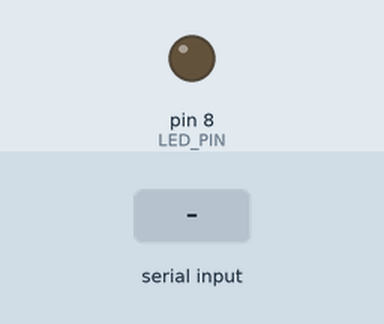
Simulated run of this sketch. Board: Arduino Uno, built with avr-gcc and run on an emulated ATmega328P. On the bench: output pins drawn as LEDs (lit = HIGH). The inputs (shaded band) are chosen by the test bench.

Above: at 1.2 s.
1.3 s: "1" received over the second serial link
At 2.5 s:
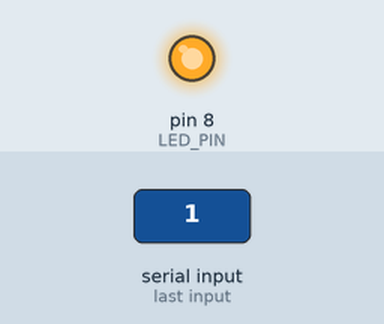
2.8 s: "0" received over the second serial link
At 3.7 s:
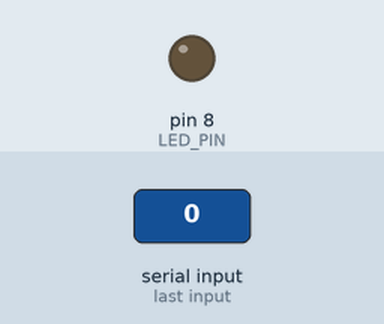
Timing chart, 0 to 5.8 s (numbered marks = the images above; inputs shaded):
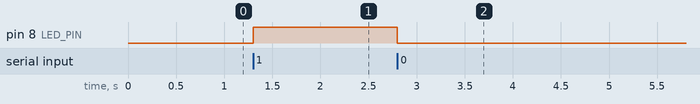

The sketch:

main.ino
```cpp
#include "SoftwareSerial.h"

#define LED_PIN 8

SoftwareSerial bluetooth(10, 11);

void setup() {
  pinMode(LED_PIN, OUTPUT);

  Serial.begin(38400);
  bluetooth.begin(38400);
}

int ledState = 0;

void loop() {
   // Keep reading from HC-05 and send to Arduino
  // Serial Monitor
  if (bluetooth.available()) {
    char data = bluetooth.read();

    if (data == '1')  {
      ledState = 1;
    } else if (data == '0') {
      ledState = 0;
    }
  }

  if (ledState) {
    digitalWrite(LED_PIN, HIGH);
  } else {
    digitalWrite(LED_PIN, LOW);
  }
}
```

Measured:
- after the input at 1.3 s, pin 8 (LED_PIN): LOW → HIGH at once
- after the input at 2.8 s, pin 8 (LED_PIN): HIGH → LOW at once
